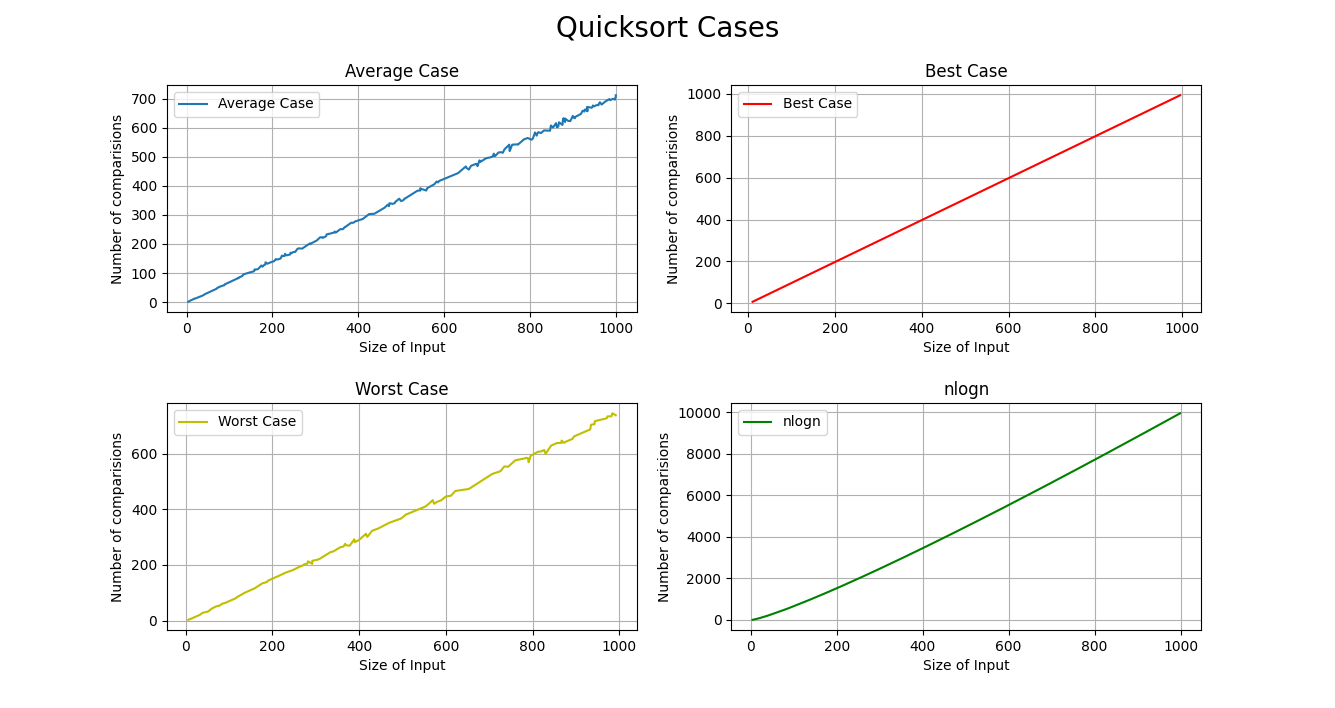

Recreate this plot in Python.
import math
import random as r
import matplotlib.pyplot as plt
import csv 

def plot(lstBest, lstAvg, lstWorst):
    
    xAvg = [] 
    yAvg = [] 

    xBest = [] 
    yBest = [] 

    xWorst = [] 
    yWorst = [] 

    yLog = []

    lstAvg.sort() #sorting by size of inputs.
    lstBest.sort() #sorting by size of inputs.
    lstWorst.sort() #sorting by size of inputs.
    
    for i in range(len(lstAvg)):
        xAvg.append(lstAvg[i][0]) #'size of inputs' extracted.
        yAvg.append(lstAvg[i][1])

    for i in range(len(lstBest)):
        xBest.append(lstBest[i][0]) #'size of inputs' extracted.
        yBest.append(lstBest[i][1])

    for i in range(len(lstWorst)):
        xWorst.append(lstWorst[i][0]) #'size of inputs' extracted.
        yWorst.append(lstWorst[i][1])

    for i in range(len(xAvg)):
        if xAvg[i] == 0:
            continue
        else:
            yLog.append(xAvg[i]*math.log(xAvg[i],2))


    print(lstAvg)

    plt.subplot(2, 2, 1)
    #xAvg.sort()
    #yAvg.sort()
    plt.plot(xAvg,yAvg)
    plt.xlabel('Size of Input')
    plt.ylabel('Number of comparisions')
    plt.grid(True)
    plt.title('Average Case')
    plt.legend(['Average Case'])

    plt.subplot(2, 2, 2)
    plt.plot(xBest,yBest, 'r')
    #xBest.sort()
    #yBest.sort()
    plt.xlabel('Size of Input')
    plt.ylabel('Number of comparisions')
    plt.grid(True)
    plt.title('Best Case')
    plt.legend(['Best Case'])

    plt.subplot(2, 2, 3)
    plt.plot(xWorst,yWorst, 'y')
    #xWorst.sort()
    #yWorst.sort()
    plt.xlabel('Size of Input')
    plt.ylabel('Number of comparisions')
    plt.grid(True)
    plt.title('Worst Case')
    plt.legend(['Worst Case'])

    plt.subplot(2, 2, 4)
    plt.plot(xAvg, yLog, 'g')
    plt.xlabel('Size of Input')
    plt.ylabel('Number of comparisions')
    plt.grid(True)
    plt.title('nlogn')
    plt.legend(['nlogn'])

    #plt.legend(['Average Case', 'Best Case', 'Worst Case', 'nlogn'])

    plt.subplots_adjust(hspace=0.4)
    plt.suptitle('Quicksort Cases', fontsize = 20)
    plt.show()

class quick:

	noOfComps = 0

	def __init__(self):
		self.noOfComps = 0

	def partition(self, A, p, r):

		x = A[r] #pivot
		i = p-1
		
		quick.noOfComps += 1		
		for j in range(p, r):

			if A[j] <= x:
				i = i+1
				A[i], A[j] = A[j], A[i]

		A[i+1], A[r] = A[r], A[i+1]
		return (i+1)

	def quicksort(self, A, p, r):
		if len(A) == 1:
			return A

		if p < r: 
			q = self.partition(A, p ,r)
			self.quicksort(A, p, q-1)
			self.quicksort(A, q+1, r)

	def getComps(self):
		return quick.noOfComps
	 
	def setComps(self):
	 	quick.noOfComps = 0

def best_case():

	inpComp = []
	runs = 100
	q = quick()

	while(runs > 0):

		q.setComps()
		x = 0
		noOfInp = r.randint(0, 1000) #input size
		a = [int(i*r.random()) for i in range(2, noOfInp)]
		a.sort()
		q.quicksort(a, 0, len(a)-1)
		x = q.getComps() #comparisions

		inpComp.append((noOfInp, x))
		runs -= 1

	return inpComp

def worst_case():

	inpComp = []
	runs = 100
	q = quick()

	while(runs > 0):
		
		q.setComps()
		x = 0
		noOfInp = r.randint(0, 1000) #input size
		a = [int(i*r.random()) for i in range(2, noOfInp)]
		a.sort(reverse = True)
		q.quicksort(a, 0, len(a)-1) 
		x = q.getComps() #comparisons

		inpComp.append((noOfInp, x))
		runs -= 1

	return inpComp

def avg_case():

	inpComp = []
	runs = 200
	q = quick()

	while(runs > 0):

		q.setComps()
		x = 0
		noOfInp = r.randint(0, 1000) 
		a = [int(i*r.random()) for i in range(2, noOfInp)]
		q.quicksort(a, 0, len(a)-1)
		x = q.getComps() #comparisons

		inpComp.append((noOfInp, x))
		runs -= 1

	return inpComp

def main():

	lstAvg = avg_case()
	lstBest = best_case()
	lstWorst = worst_case()

	plot(lstBest, lstAvg, lstWorst) 

	lstAvg.insert(0, 'AVG(InpSize,Cmprsns)')
	lstBest.insert(0, 'BEST(InpSize,Cmprsns)')
	lstWorst.insert(0, 'WORST(InpSize,Cmprsns)')

	allLists = [lstAvg, lstWorst, lstBest]

	with open('data_quicksort.csv', 'w') as file:
	        writer = csv.writer(file)
	        writer.writerows(allLists)

main()
